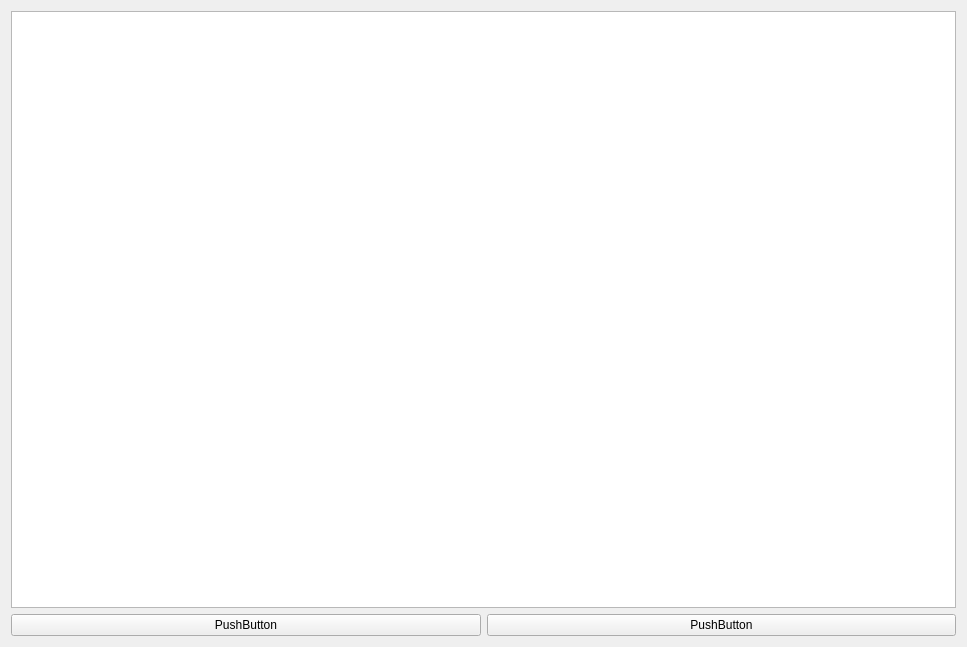
<?xml version="1.0" encoding="UTF-8"?>
<ui version="4.0">
 <class>HGraphicPrint</class>
 <widget class="QWidget" name="HGraphicPrint">
  <property name="geometry">
   <rect>
    <x>0</x>
    <y>0</y>
    <width>967</width>
    <height>647</height>
   </rect>
  </property>
  <property name="windowTitle">
   <string>Form</string>
  </property>
  <layout class="QVBoxLayout" name="verticalLayout">
   <item>
    <widget class="QGraphicsView" name="graphicsView"/>
   </item>
   <item>
    <layout class="QHBoxLayout" name="horizontalLayout">
     <item>
      <widget class="QPushButton" name="pbPrint">
       <property name="text">
        <string>PushButton</string>
       </property>
      </widget>
     </item>
     <item>
      <widget class="QPushButton" name="pbClose">
       <property name="text">
        <string>PushButton</string>
       </property>
      </widget>
     </item>
    </layout>
   </item>
  </layout>
 </widget>
 <resources/>
 <connections/>
</ui>
